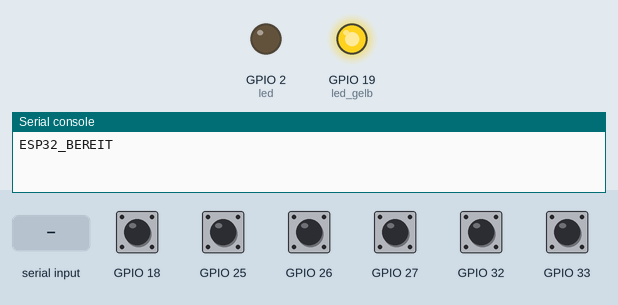
A program run on a simulated ESP32 board running MicroPython. Parts: output pins drawn as LEDs (lit = HIGH), the last lines printed to the serial console. The inputs (shaded band) are chosen by the test bench; at power-on: GPIO 18, GPIO 25–27, GPIO 32, GPIO 33 HIGH. Random numbers come from a fixed seed; threads take turns every 2 ms.

Above: at 2.2 s.
2.3 s: "PC_BEREIT" typed at the serial console, then Enter
At 3.5 s:
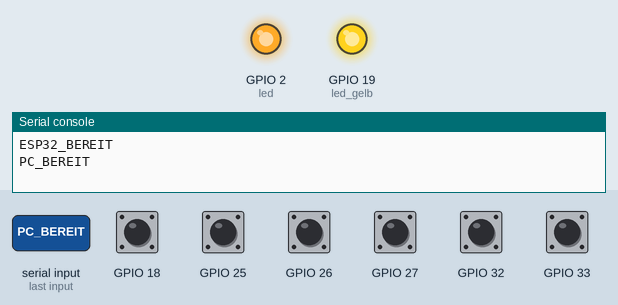
3.8 s: GPIO 18 pulled LOW for 0.15 s
5.4 s: GPIO 25 pulled LOW for 0.15 s
7.0 s: GPIO 26 pulled LOW for 0.15 s
8.6 s: GPIO 27 pulled LOW for 0.15 s
10.2 s: GPIO 33 pulled LOW for 0.15 s
At 35.6 s:
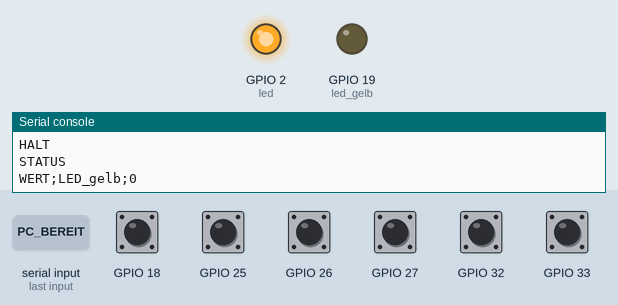
Timing chart, 0 to 36.5 s (numbered marks = the images above; inputs shaded):
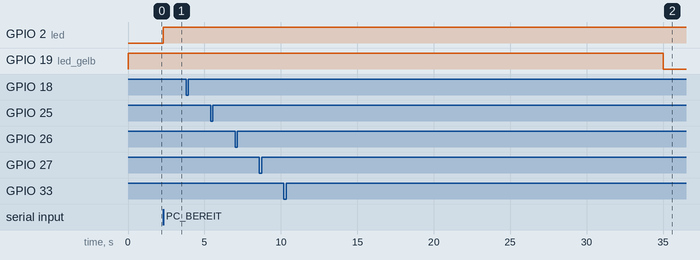

The program:

esp32_dobot_steuerung_v1_1.py
```python
"""ESP32-Steuerung für die Dobot-Befehlskette.

MicroPython-Version 1.1

Sechs Taster senden über die USB-COM-Schnittstelle:

    GPIO 25 -> PAUSE
    GPIO 26 -> WEITER
    GPIO 27 -> HALT
    GPIO 33 -> STATUS
    GPIO 18 -> PIN_FREI1
    GPIO 32 -> PIN_FREI2
Zwei Led
    GPIO 02 -> PIN_LED ( blaue Online-LED neben der roten Power-LED)
    GPIO 19 -> PIN_LED_GELB

Jeder Taster wird zwischen dem GPIO und GND angeschlossen.
Pin.PULL_UP aktiviert den internen Pull-up-Widerstand.

Die LED an GPIO 2 leuchtet, sobald der PC die Nachricht
PC_BEREIT gesendet hat.

Achtung:
HALT bricht die laufende Dobot-Aufgabe endgültig ab.

Hinweis:
Zum Testen der Taster braucht keine Verbindung zum Steuerung des Dobot bestehen.
Somit kann die Verbindung mit Thonny bleiben.
Sonst muß Thonny auf einen anderen Port oder WebREPL gestellt und
der ESP per RESET-Knopf neu gestartet werden.
"""

from machine import Pin
import sys
import time
import _thread
import random


try:
    import uselect as select
except ImportError:
    import select


VERSION = "1.1"
VERSIONSDATUM = "24.07.2026"


# ------------------------------------------------------------
# Anschlüsse
# ------------------------------------------------------------

PIN_PAUSE = 25
PIN_WEITER = 26
PIN_HALT = 27
PIN_STATUS = 33
PIN_FREI1 = 18   # 35 geht nicht
PIN_FREI2 = 32
PIN_LED = 2
PIN_LED_GELB = 19

led = Pin(PIN_LED, Pin.OUT)
led.off()

led_gelb = Pin(PIN_LED_GELB, Pin.OUT)
led_gelb.on()


# ------------------------------------------------------------
# Einstellungen
# ------------------------------------------------------------

ENTPRELLZEIT_MS = 50
SCHLEIFENPAUSE_MS = 5
STARTWARTEZEIT_MS = 1000


class Taste:
    """Speichert Zustand und Entprellung eines Tasters."""

    def __init__(self, pin_nummer, befehl):
        self.pin = Pin(
            pin_nummer,
            Pin.IN,
            Pin.PULL_UP,
        )
        self.befehl = befehl

        aktueller_zustand = self.pin.value()

        self.letzter_rohzustand = aktueller_zustand
        self.stabiler_zustand = aktueller_zustand
        self.letzte_aenderung = time.ticks_ms()

    def pruefen(self):
        """Gibt beim Drücken den zugehörigen Befehl zurück."""

        jetzt = time.ticks_ms()
        rohzustand = self.pin.value()

        if rohzustand != self.letzter_rohzustand:
            self.letzte_aenderung = jetzt
            self.letzter_rohzustand = rohzustand

        lange_genug_stabil = (
            time.ticks_diff(
                jetzt,
                self.letzte_aenderung,
            )
            >= ENTPRELLZEIT_MS
        )

        if (
            lange_genug_stabil
            and rohzustand != self.stabiler_zustand
        ):
            self.stabiler_zustand = rohzustand

            # Durch Pin.PULL_UP bedeutet 0:
            # Der Taster ist gedrückt.
            if rohzustand == 0:
                return self.befehl

        return None

# ------------------------------------------------------------
# Überwachung der Ein- und Ausgänge
# ------------------------------------------------------------
tasten = [
    Taste(PIN_PAUSE, "PAUSE"),
    Taste(PIN_WEITER, "WEITER"),
    Taste(PIN_HALT, "HALT"),
    Taste(PIN_STATUS, "STATUS"),
    Taste(PIN_FREI1, "FREI_1"),
    Taste(PIN_FREI2, "FREI_2"),
]


UEBERWACHTE_SIGNALE = {
    "LED_gelb":      (led_gelb, 0),  # 0 keine Entprellung, 40 für 40 ms Entprellung
}

letzte_rohwerte = {}
stabile_werte = {}
aenderungszeiten = {}

eingabe_poll = select.poll()
eingabe_poll.register(
    sys.stdin,
    select.POLLIN,
)


def zeile_senden(text):
    """Sendet genau eine Textzeile an den PC."""

    sys.stdout.write(str(text) + "\n")

    try:
        sys.stdout.flush()
    except AttributeError:
        pass


def tasten_pruefen():
    """Prüft alle Taster und sendet neue Befehle."""

    for taste in tasten:
        befehl = taste.pruefen()

        if befehl is not None:
            zeile_senden(befehl)


def pc_nachrichten_lesen():
    """Liest vorhandene Textzeilen vom PC ohne Blockieren."""

    while eingabe_poll.poll(0):
        zeile = sys.stdin.readline()

        if not zeile:
            return

        nachricht = zeile.strip()

        if nachricht == "PC_BEREIT":
            led.on()


simulation_led_aktiv = False


def simulation_led_aendert_sich(min_sekunden, max_sekunden):
    global simulation_led_aktiv

    if simulation_led_aktiv:
        print("Die LED-Simulation läuft bereits.")
        return

    if min_sekunden <= 0 or max_sekunden < min_sekunden:
        raise ValueError("Ungültiger Zeitbereich.")

    simulation_led_aktiv = True

    def simulation():
        global simulation_led_aktiv

        while simulation_led_aktiv:
            wartezeit = random.randint(min_sekunden, max_sekunden)
            time.sleep(wartezeit)

            if not simulation_led_aktiv:
                break

            led_gelb.value(not led_gelb.value())

    _thread.start_new_thread(simulation, ())


def ueberwachung_initialisieren():
    """Speichert die aktuellen Anfangszustände aller Signale."""

    jetzt = time.ticks_ms()

    for name, signal in UEBERWACHTE_SIGNALE.items():
        pin, entprellzeit = signal
        wert = pin.value()

        letzte_rohwerte[name] = wert
        stabile_werte[name] = wert
        aenderungszeiten[name] = jetzt


def ueberwache():
    jetzt = time.ticks_ms()

    for name, signal in UEBERWACHTE_SIGNALE.items():
        pin, entprellzeit = signal
        aktueller_wert = pin.value()

        # Eine mögliche Änderung wurde erkannt.
        if aktueller_wert != letzte_rohwerte[name]:
            letzte_rohwerte[name] = aktueller_wert
            aenderungszeiten[name] = jetzt

        # Der neue Zustand muss lange genug stabil sein.
        zeit_stabil = time.ticks_diff(
            jetzt,
            aenderungszeiten[name],
        )

        if (
            aktueller_wert != stabile_werte[name]
            and zeit_stabil >= entprellzeit
        ):
            stabile_werte[name] = aktueller_wert

            zeile_senden(
                f"WERT;{name};{aktueller_wert}"
            )

def simulation_led_beenden():
    global simulation_led_aktiv
    simulation_led_aktiv = False

def hauptprogramm():
    """Startet die dauerhafte Taster- und COM-Abfrage."""

    time.sleep_ms(STARTWARTEZEIT_MS)

    ueberwachung_initialisieren()
    zeile_senden("ESP32_BEREIT")

    simulation_led_aendert_sich(30, 60)

    while True:
        tasten_pruefen()   # speziell für Taster und Schalter
        ueberwache()       # allgemeine Ein- und Ausgänge
        pc_nachrichten_lesen()
        time.sleep_ms(SCHLEIFENPAUSE_MS)

def Tasten_testen():
    while True:
        for taste in tasten:
            befehl = taste.pruefen()
            if befehl is not None:
                print(befehl)
                led.value(not led.value())
            else:
                pass

try:
    hauptprogramm()

except KeyboardInterrupt:
    led.off()
    simulation_led_beenden()
    led_gelb.off()
```

Measured:
- after the input at 2.3 s, GPIO 2 (led): LOW → HIGH at once
